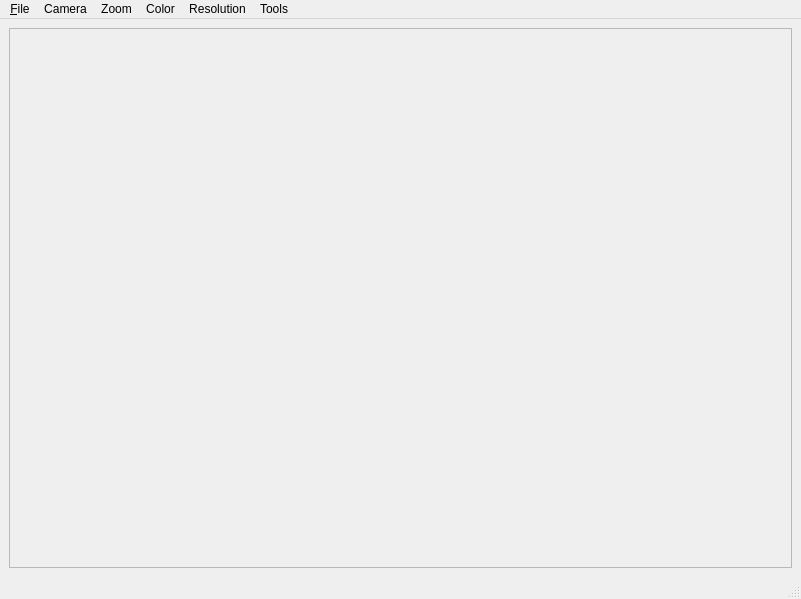
<?xml version="1.0" encoding="UTF-8"?>
<ui version="4.0">
 <class>MainWindow</class>
 <widget class="QMainWindow" name="MainWindow">
  <property name="geometry">
   <rect>
    <x>0</x>
    <y>0</y>
    <width>801</width>
    <height>599</height>
   </rect>
  </property>
  <property name="windowTitle">
   <string/>
  </property>
  <widget class="QWidget" name="centralwidget">
   <layout class="QHBoxLayout" name="horizontalLayout_2">
    <item>
     <layout class="QHBoxLayout" name="horizontalLayout">
      <item>
       <widget class="QScrollArea" name="scrollArea">
        <property name="sizeAdjustPolicy">
         <enum>QAbstractScrollArea::AdjustIgnored</enum>
        </property>
        <property name="widgetResizable">
         <bool>false</bool>
        </property>
        <widget class="QWidget" name="scrollAreaWidgetContents">
         <property name="geometry">
          <rect>
           <x>0</x>
           <y>0</y>
           <width>707</width>
           <height>536</height>
          </rect>
         </property>
         <property name="sizePolicy">
          <sizepolicy hsizetype="Ignored" vsizetype="Ignored">
           <horstretch>0</horstretch>
           <verstretch>0</verstretch>
          </sizepolicy>
         </property>
         <layout class="QVBoxLayout" name="verticalLayout">
          <item>
           <widget class="QLabel" name="imageLabel">
            <property name="sizePolicy">
             <sizepolicy hsizetype="Ignored" vsizetype="Ignored">
              <horstretch>0</horstretch>
              <verstretch>0</verstretch>
             </sizepolicy>
            </property>
            <property name="text">
             <string/>
            </property>
            <property name="scaledContents">
             <bool>true</bool>
            </property>
           </widget>
          </item>
         </layout>
        </widget>
       </widget>
      </item>
     </layout>
    </item>
   </layout>
  </widget>
  <widget class="QMenuBar" name="menubar">
   <property name="geometry">
    <rect>
     <x>0</x>
     <y>0</y>
     <width>801</width>
     <height>20</height>
    </rect>
   </property>
   <widget class="QMenu" name="menuFile">
    <property name="title">
     <string>&amp;File</string>
    </property>
    <addaction name="separator"/>
    <addaction name="actionWork_Directory"/>
    <addaction name="actionLoad_calibration"/>
    <addaction name="separator"/>
    <addaction name="actionExit"/>
   </widget>
   <widget class="QMenu" name="menuView">
    <property name="title">
     <string>Zoom</string>
    </property>
    <addaction name="actionZoom_In"/>
    <addaction name="actionZoom_Out"/>
    <addaction name="action100"/>
    <addaction name="actionFit_to_window"/>
   </widget>
   <widget class="QMenu" name="menuColor">
    <property name="title">
     <string>Color</string>
    </property>
    <addaction name="actionRGB"/>
    <addaction name="actionGray"/>
    <addaction name="actionRed_channel"/>
    <addaction name="actionGreen_channel"/>
    <addaction name="actionBlue_channel"/>
   </widget>
   <widget class="QMenu" name="menuCamera">
    <property name="title">
     <string>Camera</string>
    </property>
   </widget>
   <widget class="QMenu" name="menuResolution">
    <property name="title">
     <string>Resolution</string>
    </property>
    <addaction name="action320_x_240"/>
    <addaction name="action640_x_480"/>
    <addaction name="action1024_x_768"/>
    <addaction name="action1280_x_1024"/>
   </widget>
   <widget class="QMenu" name="menuTools">
    <property name="title">
     <string>Tools</string>
    </property>
    <addaction name="actionSnapshoot"/>
    <addaction name="actionCalibrate"/>
    <addaction name="actionApply_undistort"/>
   </widget>
   <addaction name="menuFile"/>
   <addaction name="menuCamera"/>
   <addaction name="menuView"/>
   <addaction name="menuColor"/>
   <addaction name="menuResolution"/>
   <addaction name="menuTools"/>
  </widget>
  <widget class="QStatusBar" name="statusbar"/>
  <action name="actionOpen">
   <property name="text">
    <string>&amp;Open</string>
   </property>
   <property name="shortcut">
    <string>Ctrl+O</string>
   </property>
  </action>
  <action name="actionExit">
   <property name="text">
    <string>E&amp;xit</string>
   </property>
   <property name="shortcut">
    <string>Ctrl+Q</string>
   </property>
  </action>
  <action name="actionZoom_In">
   <property name="text">
    <string>Zoom In</string>
   </property>
  </action>
  <action name="actionZoom_Out">
   <property name="text">
    <string>Zoom Out</string>
   </property>
  </action>
  <action name="action100">
   <property name="text">
    <string>100%</string>
   </property>
  </action>
  <action name="actionFit_to_window">
   <property name="text">
    <string>Fit to window</string>
   </property>
  </action>
  <action name="actionRGB">
   <property name="checkable">
    <bool>true</bool>
   </property>
   <property name="checked">
    <bool>true</bool>
   </property>
   <property name="text">
    <string>RGB</string>
   </property>
  </action>
  <action name="actionGray">
   <property name="checkable">
    <bool>true</bool>
   </property>
   <property name="text">
    <string>Gray</string>
   </property>
  </action>
  <action name="actionRed_channel">
   <property name="checkable">
    <bool>true</bool>
   </property>
   <property name="text">
    <string>Red channel</string>
   </property>
  </action>
  <action name="actionGreen_channel">
   <property name="checkable">
    <bool>true</bool>
   </property>
   <property name="text">
    <string>Green channel</string>
   </property>
  </action>
  <action name="actionBlue_channel">
   <property name="checkable">
    <bool>true</bool>
   </property>
   <property name="text">
    <string>Blue channel</string>
   </property>
  </action>
  <action name="actionAlpha_channel">
   <property name="checkable">
    <bool>true</bool>
   </property>
   <property name="text">
    <string>Alpha channel</string>
   </property>
  </action>
  <action name="actionGradient">
   <property name="checkable">
    <bool>true</bool>
   </property>
   <property name="text">
    <string>Gradient</string>
   </property>
  </action>
  <action name="action640_x_480">
   <property name="text">
    <string>640 x 480</string>
   </property>
  </action>
  <action name="action1024_x_768">
   <property name="text">
    <string>1024 x 768</string>
   </property>
  </action>
  <action name="action1280_x_1024">
   <property name="text">
    <string>1280 x 1024</string>
   </property>
  </action>
  <action name="action320_x_240">
   <property name="text">
    <string>320 x 240</string>
   </property>
  </action>
  <action name="actionSnapshoot">
   <property name="text">
    <string>Snapshoot</string>
   </property>
   <property name="shortcut">
    <string>Shift+S</string>
   </property>
  </action>
  <action name="actionWork_Directory">
   <property name="text">
    <string>Work Directory ...</string>
   </property>
  </action>
  <action name="actionCalibrate">
   <property name="text">
    <string>Calibrate ...</string>
   </property>
  </action>
  <action name="actionApply_undistort">
   <property name="checkable">
    <bool>true</bool>
   </property>
   <property name="text">
    <string>Apply undistort</string>
   </property>
  </action>
  <action name="actionLoad_calibration">
   <property name="text">
    <string>Load calibration ...</string>
   </property>
  </action>
 </widget>
 <resources/>
 <connections/>
</ui>
